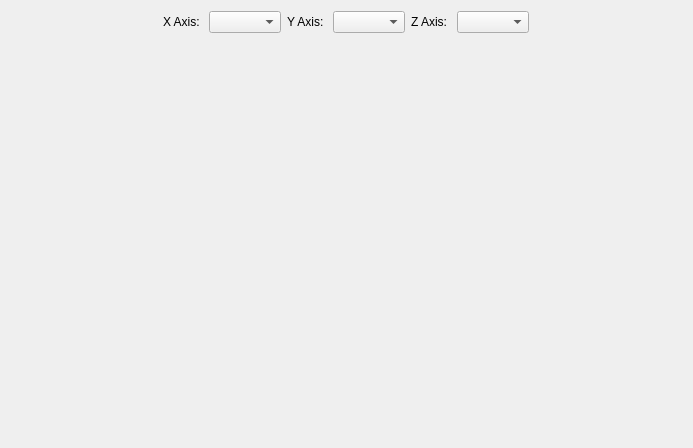
<?xml version="1.0" encoding="UTF-8"?>
<ui version="4.0">
 <class>VisualGraphDialog</class>
 <widget class="QDialog" name="VisualGraphDialog">
  <property name="geometry">
   <rect>
    <x>0</x>
    <y>0</y>
    <width>693</width>
    <height>448</height>
   </rect>
  </property>
  <property name="windowTitle">
   <string>Dialog</string>
  </property>
  <layout class="QGridLayout" name="gridLayout">
   <item row="0" column="0">
    <layout class="QVBoxLayout" name="verticalLayout_2" stretch="0,1">
     <item>
      <layout class="QVBoxLayout" name="verticalLayout" stretch="0">
       <item>
        <layout class="QHBoxLayout" name="horizontalLayout">
         <item>
          <widget class="QLabel" name="label_x_axis">
           <property name="text">
            <string>X Axis: </string>
           </property>
          </widget>
         </item>
         <item>
          <widget class="QComboBox" name="comboBox_x_axis"/>
         </item>
         <item>
          <widget class="QLabel" name="label_y_axis">
           <property name="text">
            <string>Y Axis: </string>
           </property>
          </widget>
         </item>
         <item>
          <widget class="QComboBox" name="comboBox_y_axis"/>
         </item>
         <item>
          <widget class="QLabel" name="label_z_axis">
           <property name="text">
            <string>Z Axis: </string>
           </property>
          </widget>
         </item>
         <item>
          <widget class="QComboBox" name="comboBox_z_axis"/>
         </item>
        </layout>
       </item>
      </layout>
     </item>
     <item>
      <layout class="QHBoxLayout" name="fill"/>
     </item>
    </layout>
   </item>
  </layout>
 </widget>
 <resources/>
 <connections/>
</ui>
